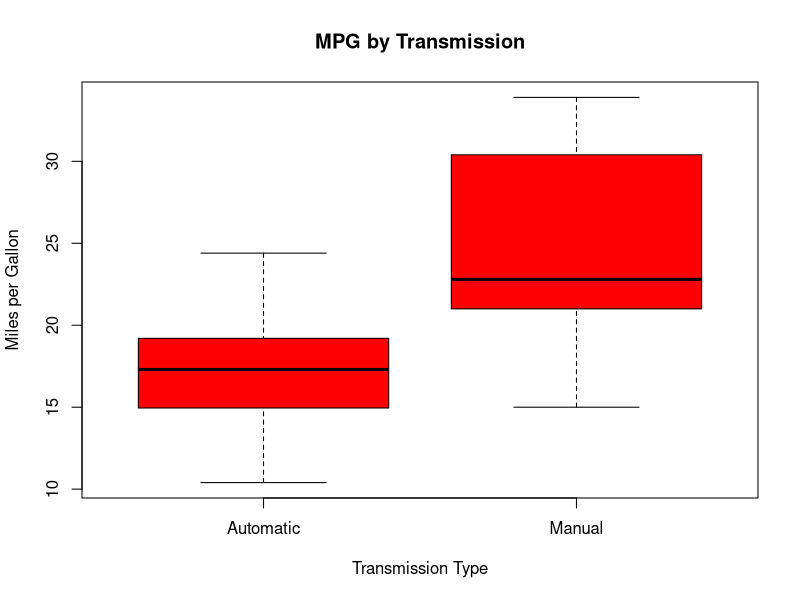
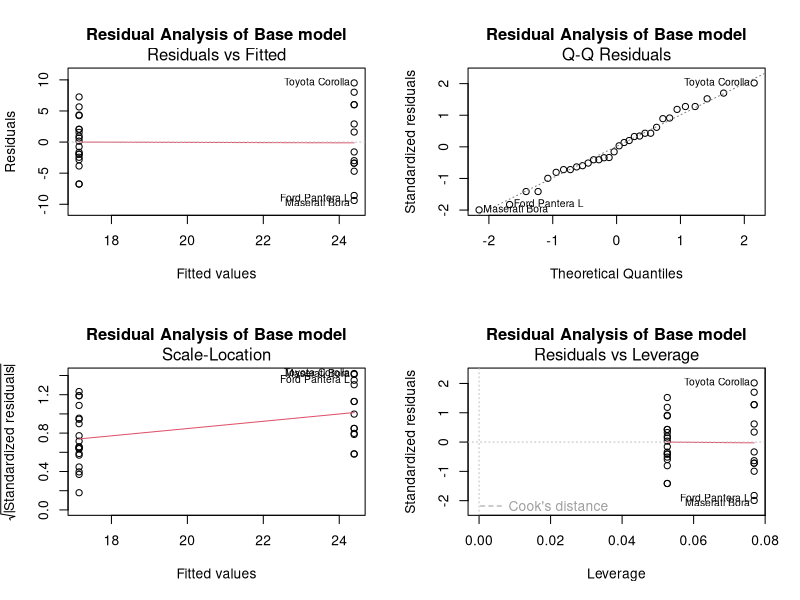

R code for these plots, in order:
## ---- chunk 1
library(car)
mtcars <- datasets::mtcars  # start with the baseline data from the datasets package
mtcars$am <- factor(mtcars$am, levels=c(0,1), labels=c("Automatic","Manual"))
mtcars$cyl <- factor(mtcars$cyl); mtcars$vs <- factor(mtcars$vs)
## ---- chunk 2
(summaryBaselm <- summary(baselm <- lm(mpg ~ am, data=mtcars)))
(ciBaselm <- confint(baselm))  # confidence intervals of the coefficients
## ---- chunk 3
(summaryBestlm <- summary(bestlm <- lm(mpg ~ am + hp + wt, data=mtcars)))
anova (baselm, bestlm)
## ---- chunk 4
plot(mpg ~ am, mtcars, col="red",
     xlab="Transmission Type", ylab="Miles per Gallon",
     main="MPG by Transmission")
## ---- chunk 5
summary(mtcars)
## ---- chunk 6
par(mfrow=c(2,2))
plot(baselm, main="Residual Analysis of Base model")
